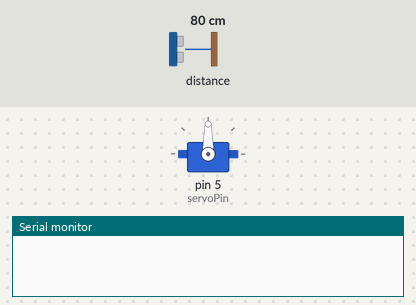
Simulated run of this program. Board: Arduino Uno, built for the host (arithmetic inside an expression is 32-bit, double 64-bit). Shown: servo, the last lines printed to the serial monitor. The test bench sets the inputs (shaded band); at power-on: distance to the obstacle 80 cm.

Above: at 1.7 s.
1.8 s: distance to the obstacle set to 28 cm
3.3 s: distance to the obstacle set to 22 cm
At 3.95 s:
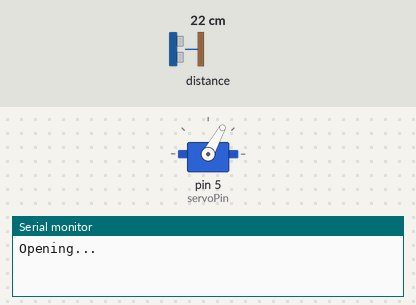
At 5.3 s:
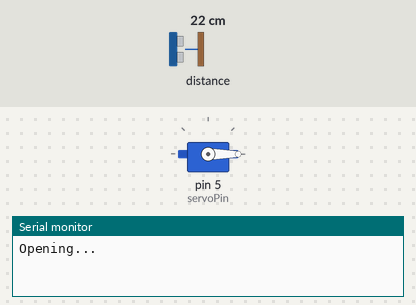
Timing chart, 0 to 12.3 s (numbered marks = the images above; inputs shaded):
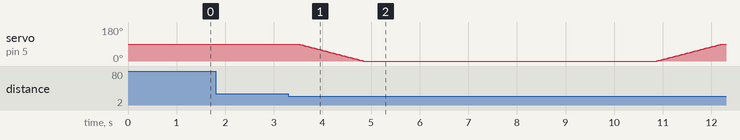

The program:

main.cpp
```cpp
#include <Arduino.h>
#include <VL53L1X.h>
#include <Servo.h>
#include <Wire.h>
VL53L1X sensor;
Servo lid;
const int servoPin = 5;
const int openAngle = 0;
const int closedAngle = 90;
const int threshold = 250;
bool currentStatus = false;
const unsigned long delayBeforeClose = 6000;
unsigned long openTime = 0;
int currentAngle = closedAngle;
unsigned long detectStart = 0;
void moveServo(int target) {
     if (currentAngle < target) {
        for (int pos = currentAngle; pos <= target; pos++) {
            lid.write(pos);
            delay(15);
        }
    } else {
        for (int pos = currentAngle; pos >= target; pos--) {
            lid.write(pos);
            delay(15);
        }
    }
    currentAngle = target;
}
void setup() {
    Serial.begin(115200);
    Wire.begin();
    sensor.setTimeout(500);
    if(!sensor.init()) {
        Serial.println("Failed to detect and initialize sensor!");
    }
    sensor.setDistanceMode(VL53L1X::Short);
    sensor.setROISize(8, 8);
    sensor.setMeasurementTimingBudget(50000);
    sensor.startContinuous(50);
    lid.attach(servoPin, 600, 2400);
    lid.write(closedAngle);
    currentAngle = closedAngle;
    delay(500);
}
void loop() {
    int distance = sensor.read();
    if (sensor.timeoutOccurred()) return;
    if (distance <= 0) return;
    if (!currentStatus) {
    if (distance < threshold) {
        if (detectStart == 0) detectStart = millis();
        if (millis() - detectStart > 150) {
            Serial.println("Opening...");
            moveServo(openAngle);
            currentStatus = true;
            openTime = millis();
            detectStart = 0;
        }
        } else {
            detectStart = 0;
        }
    }
    if (currentStatus && millis() - openTime >= delayBeforeClose) {
        Serial.println("Closing...");
        moveServo(closedAngle);
        currentStatus = false;
    }
}
```

Measured:
- the behaviour switches between 25 and 24 cm on distance to the obstacle (found by bisection; images 0 and 1)
- after the input at 1.8 s, every drawn part: stays the same
